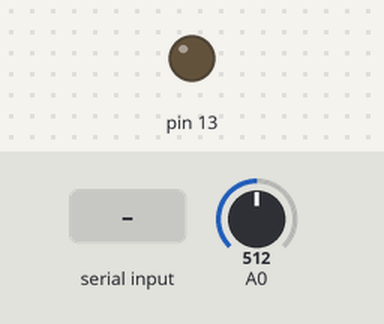
A sketch run on a simulated Arduino Uno, built with avr-gcc and run on an emulated ATmega328P. On the bench: output pins drawn as LEDs (lit = HIGH). The test bench sets the inputs (shaded band); at power-on: A0 = 512. What the sketch prints to the serial monitor is not drawn.

Above: at 1.2 s.
1.3 s: "90,45\n" received over Serial
At 2.2 s:
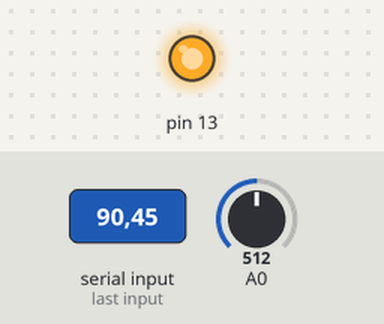
Timing chart, 0 to 4.3 s (numbered marks = the images above; inputs shaded):
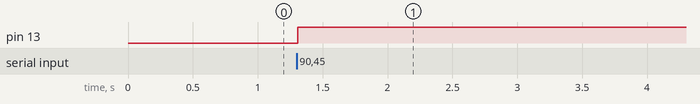

Measured:
- after the input at 1.3 s, pin 13: LOW → HIGH at once

The sketch:

arduino_serial_toText3_withLEDcontrol.ino
```cpp
// Sends 3 numerical values to the serial port, and reads one numerical value (then turns onboard LED if that value is >0)

void setup() {
  // put your setup code here, to run once:
  Serial.begin(9600);

  pinMode(A0, INPUT);
  pinMode(13, OUTPUT);
}


void loop() {

  // SEND TO COMPUTER 3 integer values separated by comma

  int data0 = analogRead(A0);
  int data1 = 123;
  int data2 = 456;

  Serial.print(data0);
  Serial.print(",");
  Serial.print(data1);
  Serial.print(",");
  Serial.print(data2);
  Serial.println();

  delay(100); // a bit of delay so the communication buffer doesn't get overloaded


  // RECEIVE FROM COMPUTER a text value that gets converted into int
  while (Serial.available()) {
    String s = Serial.readStringUntil('\n');

    // TURN ON LED if the value from computer is >0
    int x = s.toInt();
    if (x > 0) {
      digitalWrite(13, HIGH);
    } else {
      digitalWrite(13, LOW);
    }
  }
}
```
